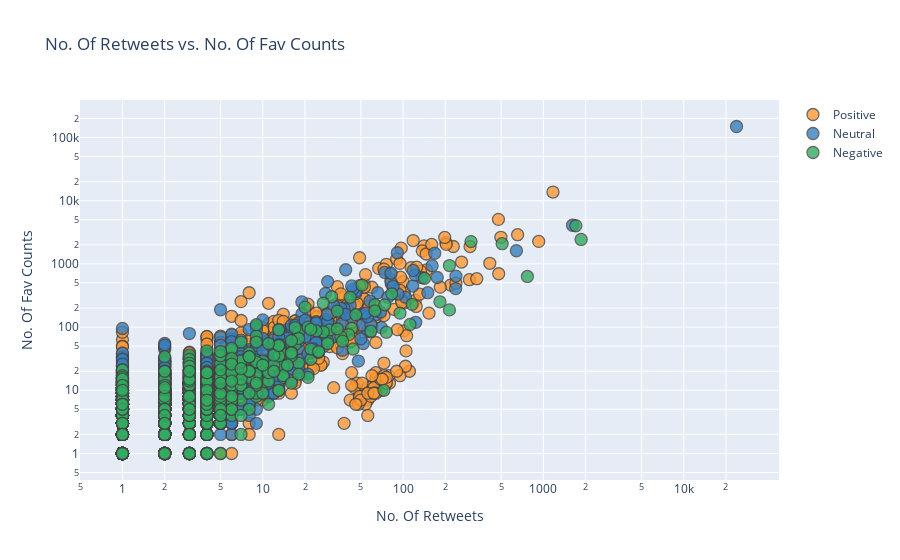

This figure's notebook cell:
### Markdown cell above
# No. Of Retweets vs. No. Of Fav Counts

### Code cell
df.iplot(x='Retweets', y = 'Favorites', mode='markers'
        , categories='Sentiment',layout=dict(
        xaxis=dict(type='log', title='No. Of Retweets'),
        yaxis=dict(type='log', title='No. Of Fav Counts'),
        title='No. Of Retweets vs. No. Of Fav Counts'))

### Figure 1 — Plotly figure (JSON) as saved in the notebook; plotly's stock layout.template omitted (floating-point values rounded to 4 significant figures; data arrays with more than 128 entries replaced by an {"elided": "..."} marker saying what was removed)
{"data": [{"marker": {"color": "rgba(255, 153, 51, 1.0)", "line": {"width": 1.3}, "opacity": 0.8, "size": 12, "symbol": "circle"}, "mode": "markers", "name": "Positive", "textfont": {"color": "#4D5663"}, "type": "scatter", "x": {"elided": "6037 int values"}, "y": {"elided": "6037 int values"}}, {"marker": {"color": "rgba(55, 128, 191, 1.0)", "line": {"width": 1.3}, "opacity": 0.8, "size": 12, "symbol": "circle"}, "mode": "markers", "name": "Neutral", "textfont": {"color": "#4D5663"}, "type": "scatter", "x": {"elided": "3393 int values"}, "y": {"elided": "3393 int values"}}, {"marker": {"color": "rgba(50, 171, 96, 1.0)", "line": {"width": 1.3}, "opacity": 0.8, "size": 12, "symbol": "circle"}, "mode": "markers", "name": "Negative", "textfont": {"color": "#4D5663"}, "type": "scatter", "x": {"elided": "1885 int values"}, "y": {"elided": "1885 int values"}}], "layout": {"title": {"text": "No. Of Retweets vs. No. Of Fav Counts"}, "xaxis": {"title": {"text": "No. Of Retweets"}, "type": "log"}, "yaxis": {"title": {"text": "No. Of Fav Counts"}, "type": "log"}}}
